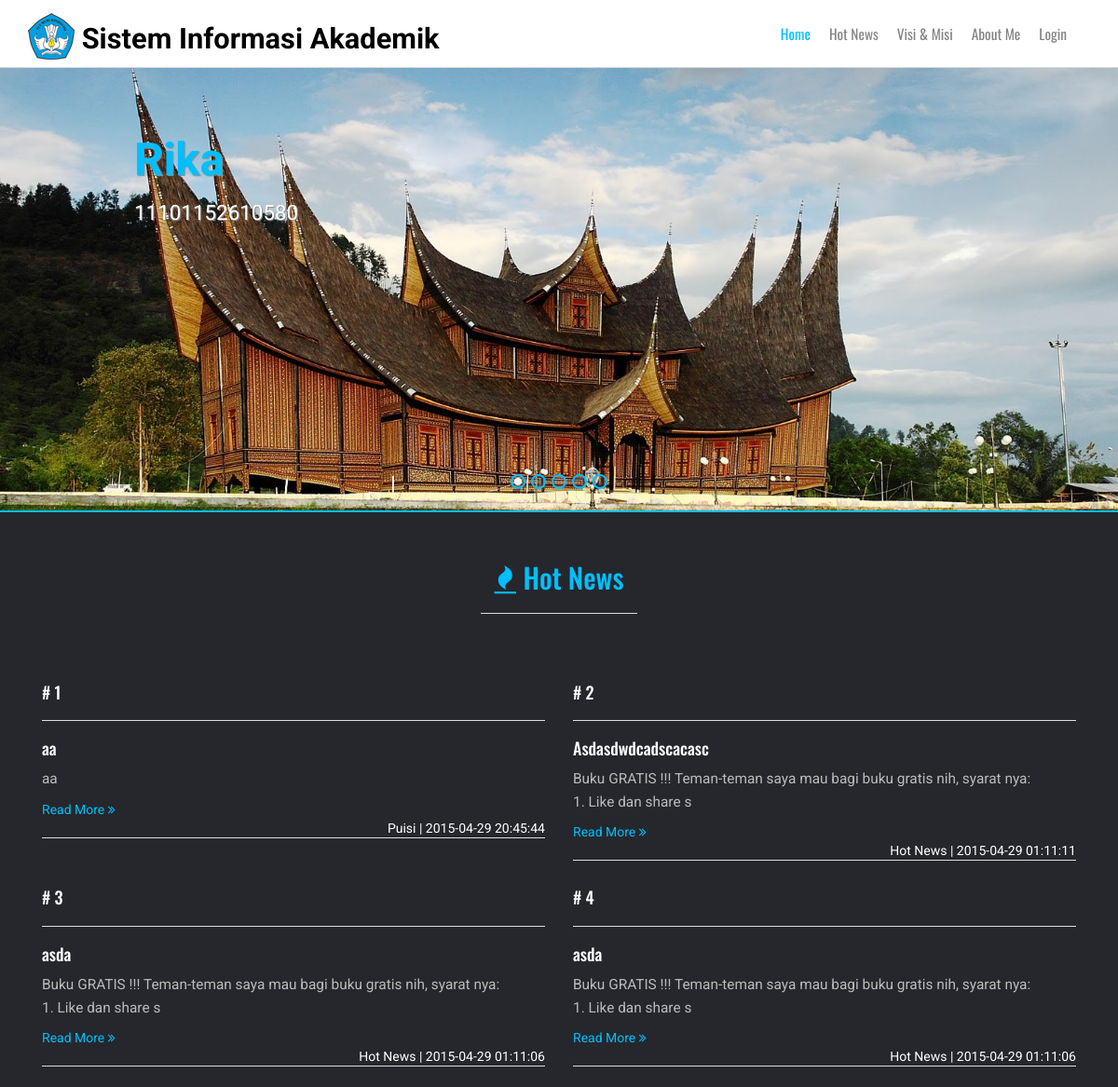
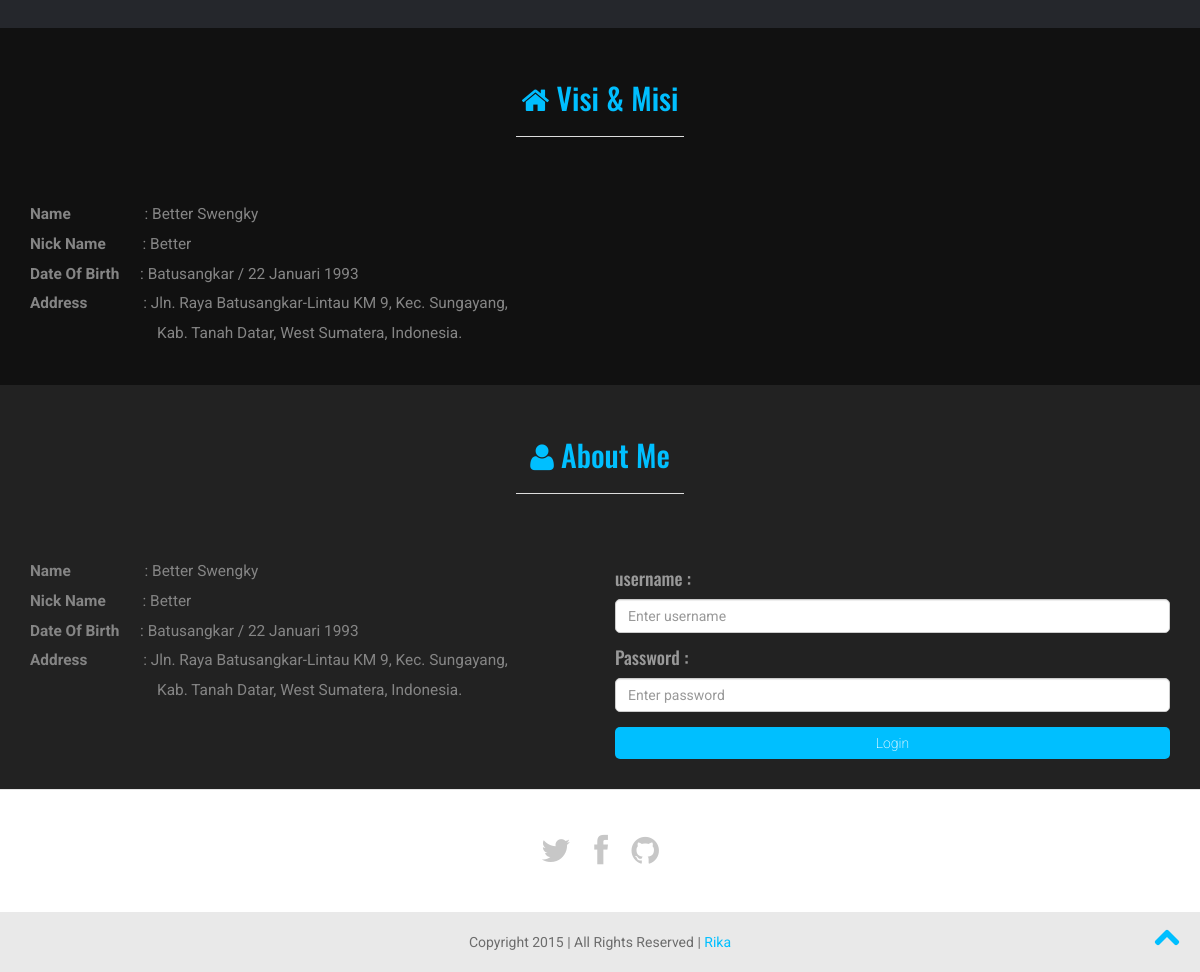
The page / on the database its author committed (2 pictures, top to bottom).
### tables this page shows
CREATE TABLE IF NOT EXISTS `artikel` (
  `artikel_id` int(11) NOT NULL AUTO_INCREMENT,
  `artikel_judul` varchar(255) NOT NULL,
  `artikel_isi` text NOT NULL,
  `artikel_tgl` datetime NOT NULL,
  `kategori_id` int(11) NOT NULL,
  PRIMARY KEY (`artikel_id`),
  KEY `kategori_id` (`kategori_id`)
);

CREATE TABLE IF NOT EXISTS `kategori` (
  `kategori_id` int(11) NOT NULL AUTO_INCREMENT,
  `kategori_nama` varchar(50) NOT NULL,
  `kategori_deskripsi` text NOT NULL,
  PRIMARY KEY (`kategori_id`)
);

### index.php (the view, shortened to what this page needs)
<html lang="en-gb" class="no-js">
<head>
    <link rel="stylesheet" href="assets/css/bootstrap.min.css" />
    <link rel="stylesheet" type="text/css" href="assets/css/isotope.css" media="screen" />
    <link rel="stylesheet" href="assets/js/fancybox/jquery.fancybox.css" type="text/css" media="screen" />
    <link rel="stylesheet" type="text/css" href="assets/css/da-slider.css" />
    <link href="assets/js/owl-carousel/owl.carousel.css" rel="stylesheet">
    <link rel="stylesheet" href="assets/css/styles.css" />
    <link href="assets/font/css/font-awesome.min.css" rel="stylesheet">
</head>
<body>
    <header class="header">
        <div class="container">
            <nav class="navbar navbar-inverse" role="navigation">
                <div class="navbar-header">
                    <a href="#" class="navbar-brand scroll-top logo"><img src="assets/images/logo.png" alt="" style="margin-top:-10px;"> <b>Sistem Informasi Akademik</b></a>
                </div>
                <div id="main-nav" class="collapse navbar-collapse">
                    <ul class="nav navbar-nav" id="mainNav">
                        <li class="active"><a href="#home" class="scroll-link">Home</a></li>
                        <li><a href="#hotnews" class="scroll-link">Hot News</a></li>
                        <li><a href="#visimisi" class="scroll-link">Visi & Misi</a></li>
                        <li><a href="#profile" class="scroll-link">About Me</a></li>
                        <?php
                            if (isset($_SESSION['username'])) {
                        ?>
                        <li><a href="dashboard/" class="scroll-link">Dashboard</a></li>
                        <li><a href="logout.php" class="scroll-link">Logout</a></li>
                        <?php
                            }else{
                        ?>
                        <li><a href="#profile" class="scroll-link">Login</a></li>
                        <?php
                            }
                        ?>
                    </ul>
                </div>
            </nav>
        </div>
    </header>
    <section id="home">
        <div class="banner-container">
            <img src="assets/images/b.jpg" alt="banner" />
            <div class="container banner-content">
                <div id="da-slider" class="da-slider">
                    <div class="da-slide">
                        <h2>Rika</h2>
                        <p>11101152610580</p>
                        <div class="da-img"></div>
                    </div>
                    <div class="da-slide">
                    </div>
                    <div class="da-slide">
                    </div>
                    <div class="da-slide">
                    </div>
                    <div class="da-slide">
                    </div>
                </div>
            </div>
        </div>
    </section>
    <section id="hotnews" class="page-section darkBg pDark pdingBtm30">
        <div class="container">
            <div class="heading text-center">
                <h2><i class="fa fa-fire color"></i> Hot News</h2><center><hr style="width:15%;"></center>
            </div>
            <?php
                $no         =   1;
                $artikel    =   mysql_query("SELECT *, kategori.kategori_nama FROM artikel
                                            INNER JOIN kategori ON artikel.kategori_id=kategori.kategori_id
                                            ORDER BY artikel_tgl DESC");
                while ($data=mysql_fetch_array($artikel)) {
            ?>
                <div class="col-md-6" style="color:#ffffff;">
                    <h4># <?php echo $no; ?></h4><hr/>
                    <h4><?php echo $data['artikel_judul']; ?></h4>
                    <p style="color:#BBBBBB;"><?php echo substr($data['artikel_isi'],0,100); ?></p>
                    <div class="action-buttons">
                        <a href="post.php?id=<?php echo "$data[artikel_id]"; ?>">Read More <i class="fa fa-angle-double-right"></i></a>
                    </div>
                    <div class="pull-right"><?php echo $data['kategori_nama']. " | " .$data['artikel_tgl']; ?></div>
                    <hr/>
                </div>
            <?php
                $no++;
                }
            ?>
        </div>
    </section>
    <section id="visimisi" class="page-section" style="background:#111111;">
        <div class="container">
            <div class="heading text-center">
                <h2><i class="fa fa-home color"></i> Visi & Misi</h2><center><hr style="width:15%;"></center>
            </div>
            <div class="row">
                <div class="col-md-12">
                    <p>
                        <label style="padding-right:70px;">Name</label> : Better Swengky <br>
                        <label style="padding-right:33px;">Nick Name</label> : Better <br>
                        <label style="padding-right:17px;">Date Of Birth</label> : Batusangkar / 22 Januari 1993 <br>
                        <label style="padding-right:52px;">Address</label> : Jln. Raya Batusangkar-Lintau KM 9, Kec. Sungayang, <br>
                        <span style="padding-right:127px;"></span>Kab. Tanah Datar, West Sumatera, Indonesia. <br>
                    </p>
                </div>
            </div>
        </div>
    </section>
    <section id="profile" class="page-section" style="background:#222222;">
        <div class="container">
            <div class="heading text-center">
                <h2><i class="fa fa-user color"></i> About Me</h2><center><hr style="width:15%;"></center>
            </div>
            <div class="row">
                <div class="col-md-6">
                    <p>
                        <label style="padding-right:70px;">Name</label> : Better Swengky <br>
                        <label style="padding-right:33px;">Nick Name</label> : Better <br>
                        <label style="padding-right:17px;">Date Of Birth</label> : Batusangkar / 22 Januari 1993 <br>
                        <label style="padding-right:52px;">Address</label> : Jln. Raya Batusangkar-Lintau KM 9, Kec. Sungayang, <br>
                        <span style="padding-right:127px;"></span>Kab. Tanah Datar, West Sumatera, Indonesia. <br>
                    </p>
                </div>
                <?php
                    if (!isset($_SESSION['access'])) {
                ?>
                <div class="col-md-6">
                    <form role="form" action="core/login_proses.php" method="post">
                        <div class="form-group">
                            <h4 style="color:#999999;">username :</h4>
                            <input type="text" class="form-control" placeholder="Enter username" name="username" required>
                        </div>
                        <div class="form-group">
                            <h4 style="color:#999999;">Password :</h4>
                            <input type="password" class="form-control" placeholder="Enter password" name="password" required>
                        </div>
                        <button type="submit" class="btn btn-warning btn-block" name="signin">Login</button>
                    </form>
                </div>
                <?php
                    }
                ?>
            </div>
        </div>
    </section>
    <footer>
        <div class="container">
            <div class="social text-center">
                <a href="http://twitter.com/_AryMunandar_"><i class="fa fa-twitter"></i></a>
                <a href="http://facebook.com/KnighOfVandaL"><i class="fa fa-facebook"></i></a>
                <a href="http://github.com/Dictatorkid"><i class="fa fa-github"></i></a>
            </div>
        </div>
    </footer>
    <section class="copyright">
        <div class="container">
            <div class="row">
                <div class="col-sm-12 text-center">
                    Copyright 2015 | All Rights Reserved | <a href="#">Rika</a>
                </div>
            </div>
        </div>
    </section>
    <a href="#top" class="topHome"><i class="fa fa-chevron-up fa-2x"></i></a>
</body>
</html>

### assets/css/da-slider.css (style rules this page uses)
.da-slider { width: 100%; min-width: 520px; height: 500px; position: relative; margin: 4% auto; overflow: hidden; -webkit-transition: background-position 1s ease-out 0.3s; -moz-transition: background-position 1s ease-out 0.3s; -o-transition: background-position 1s ease-out 0.3s; -ms-transition: background-position 1s ease-out 0.3s; transition: background-position 1s ease-out 0.3s; }
.da-slide { position: absolute; width: 100%; height: 100%; top: 0px; left: 0px; text-align: left; }
.da-slide-current { z-index: 1000; }
.da-slide h2, .da-slide p, .da-slide .da-link, .da-slide .da-img { position: absolute; opacity: 0; left: 110%; }
.da-slide h2 { color: #fff; font-size: 66px; width: 50%; top: 60px; white-space: nowrap; z-index: 10; text-shadow: 1px 1px 1px rgba(0,0,0,0.1); font-weight: 700; }
.da-slide p { width: 45%; top: 155px; color: #916c05; font-size: 18px; line-height: 26px; height: 80px; overflow: hidden; font-style: italic; font-weight: 400; font-style: italic; }
.da-slide .da-img { text-align: center; width: 30%; top: 70px; height: 256px; line-height: 320px; left: 110%; }
.da-slide-current h2, .da-slide-current p, .da-slide-current .da-link { left: 10%; opacity: 1; }
.da-slide-current .da-img { left: 60%; opacity: 1; }

### rows shown on the page
artikel: artikel_judul "aa", artikel_isi "aa", kategori.kategori_nama "Puisi", artikel_tgl "2015-04-29 20:45:44"
artikel: artikel_judul "Asdasdwdcadscacasc", artikel_isi "Buku GRATIS !!! Teman-teman saya mau bagi buku gratis nih, syarat nya: 1. Like dan share s", kategori.kategori_nama "Hot News", artikel_tgl "2015-04-29 01:11:11"
artikel: artikel_judul "asda", artikel_isi "Buku GRATIS !!! Teman-teman saya mau bagi buku gratis nih, syarat nya: 1. Like dan share s", kategori.kategori_nama "Hot News", artikel_tgl "2015-04-29 01:11:06"
artikel: artikel_judul "asda", artikel_isi "Buku GRATIS !!! Teman-teman saya mau bagi buku gratis nih, syarat nya: 1. Like dan share s", kategori.kategori_nama "Hot News", artikel_tgl "2015-04-29 01:11:06"
